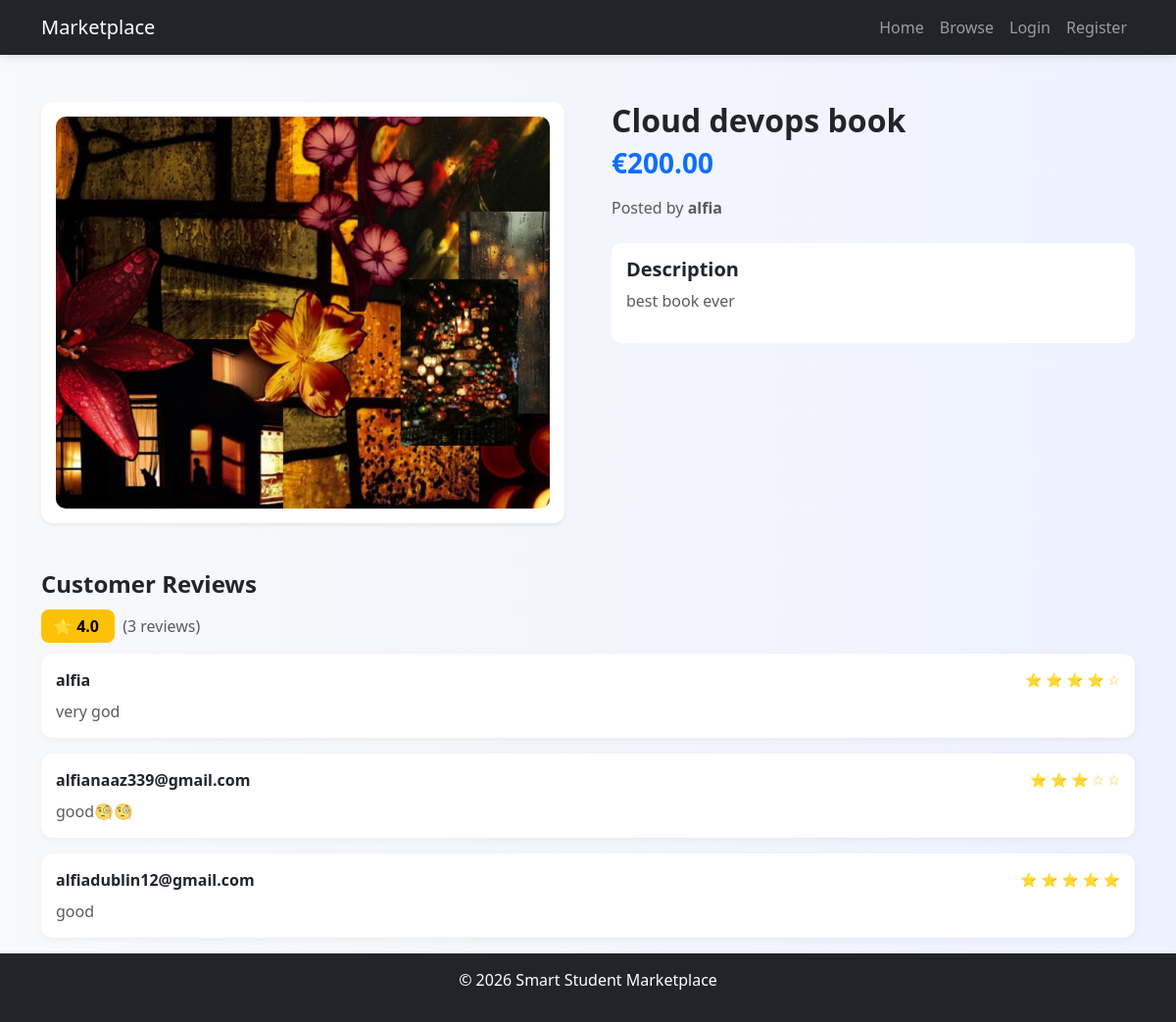
The app's page /listing/1/, older data.
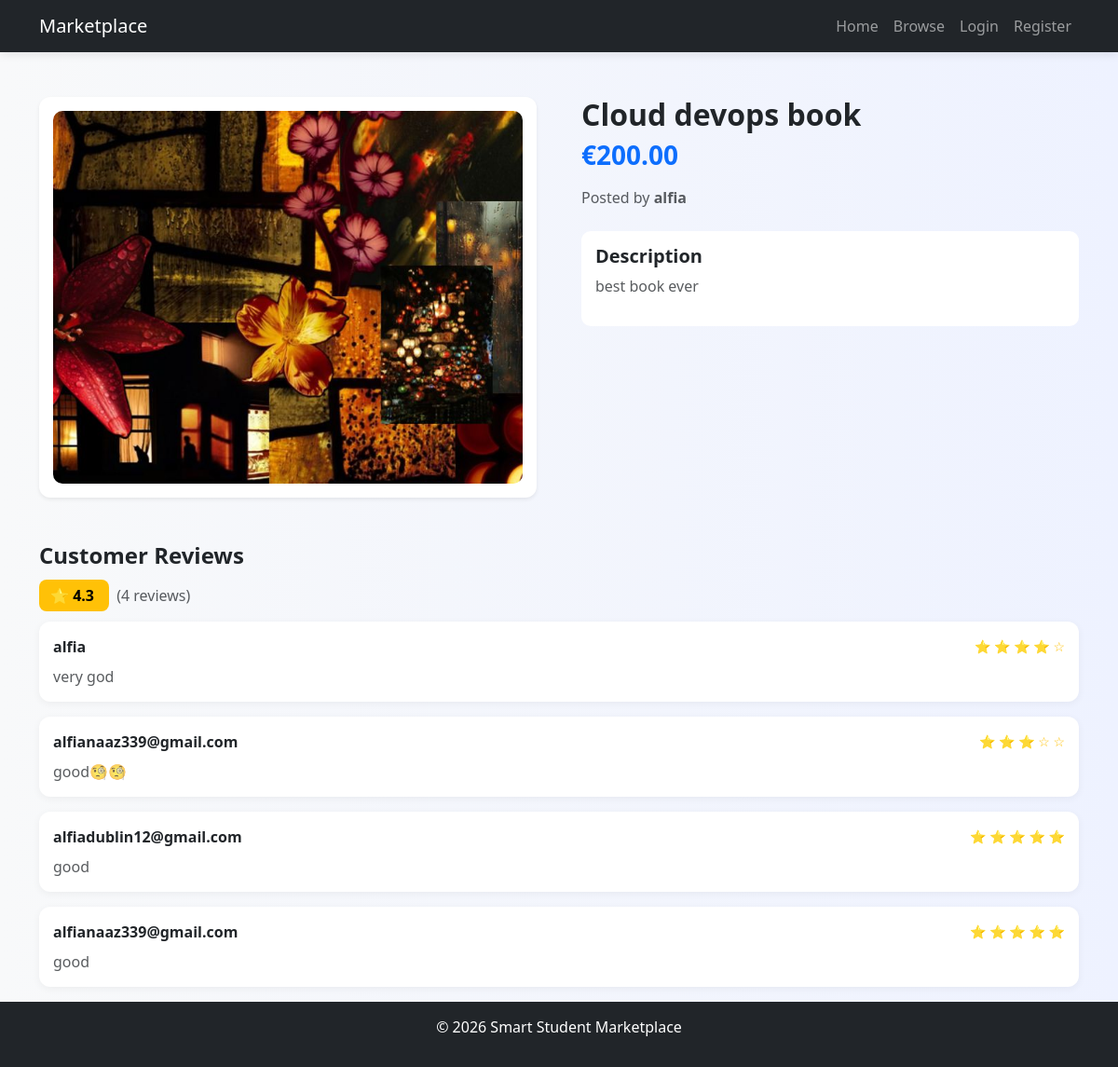
The same page, newer data.
### marketplace/models.py (models this page shows, shortened)
class Listing(models.Model):
    seller = models.ForeignKey(User, on_delete=models.CASCADE)
    title = models.CharField(max_length=200)
    description = models.TextField()
    price = models.DecimalField(max_digits=10, decimal_places=2)
    category = models.ForeignKey(Category, on_delete=models.SET_NULL, null=True)
    image = models.ImageField(upload_to='listings/', null=True, blank=True)
    location = models.CharField(max_length=100, blank=True)
    created_at = models.DateTimeField(auto_now_add=True)

class Review(models.Model):
    reviewer = models.ForeignKey(User, on_delete=models.CASCADE)
    listing = models.ForeignKey(Listing, on_delete=models.CASCADE, related_name='reviews')
    rating = models.IntegerField()
    comment = models.TextField(blank=True)
    created_at = models.DateTimeField(auto_now_add=True)

### marketplace/views.py (the view)
# urls.py: path('listing/<int:id>/', views.listing_detail, name='listing_detail'),
def listing_detail(request, id):
    listing = get_object_or_404(Listing, id=id)
    reviews = listing.reviews.all()
    avg_rating = reviews.aggregate(Avg('rating'))['rating__avg']
    is_favorited = False
    if request.user.is_authenticated:
        is_favorited = Favorite.objects.filter(
            user=request.user,
            listing=listing
        ).exists()
    return render(request, 'marketplace/detail.html', {
        'listing': listing,
        'reviews': reviews,
        'avg_rating': avg_rating,
        'is_favorited': is_favorited
    })

### templates/marketplace/detail.html (shortened to what this page needs)
{% extends 'base.html' %}
{% block content %}
<div class="container mt-5">
    <div class="row g-5">
        <div class="col-md-6">
            <div class="image-box shadow-sm">
                {% if listing.image %}
                    <img src="{{ listing.image.url }}" class="main-img">
                {% else %}
                    <img src="https://via.placeholder.com/500" class="main-img">
                {% endif %}
            </div>
        </div>
        <div class="col-md-6">
            <h2 class="fw-bold">{{ listing.title }}</h2>
            <h3 class="text-primary fw-bold mb-3">€{{ listing.price }}</h3>
            <p class="text-muted">
                Posted by <strong>{{ listing.seller.username }}</strong>
            </p>
            <div class="description-box mt-4">
                <h5 class="fw-bold mb-2">Description</h5>
                <p class="text-muted">{{ listing.description }}</p>
            </div>
        </div>
    </div>
<div class="mt-5">
    <h4 class="fw-bold mb-3">Customer Reviews</h4>
    {% if avg_rating %}
        <div class="mb-3">
            <span class="rating-badge">
                ⭐ {{ avg_rating|floatformat:1 }}
            </span>
            <span class="text-muted ms-2">
                ({{ reviews|length }} reviews)
            </span>
        </div>
    {% else %}
        <p class="text-muted">No reviews yet</p>
    {% endif %}
    {% for review in reviews %}
        <div class="review-card mb-3">
            <div class="d-flex justify-content-between align-items-center">
                <strong>{{ review.reviewer.username }}</strong>
                <div class="stars">
                    {% for i in "12345" %}
                        {% if forloop.counter <= review.rating %}
                            ⭐
                        {% else %}
                            ☆
                        {% endif %}
                    {% endfor %}
                </div>
            </div>
            <p class="text-muted mt-2 mb-0">
                {{ review.comment }}
            </p>
        </div>
    {% empty %}
        <p class="text-muted">No reviews yet</p>
    {% endfor %}
</div>
</div>
{% endblock %}

### templates/base.html (shortened to what this page needs)
<!DOCTYPE html>
<html lang="en">
<head>
<link href="https://cdn.jsdelivr.net/npm/bootstrap@5.3.3/dist/css/bootstrap.min.css" rel="stylesheet">
</head>
<body>
<nav class="navbar navbar-expand-lg navbar-dark bg-dark">
    <div class="container">
        <a class="navbar-brand" href="/">Marketplace</a>
        <div class="collapse navbar-collapse">
            <ul class="navbar-nav ms-auto">
                <li class="nav-item">
                    <a class="nav-link" href="/">Home</a>
                </li>
                <li class="nav-item">
                    <a class="nav-link" href="/">Browse</a>
                </li>
                {% if user.is_authenticated %}
                    <li class="nav-item">
                        <a class="nav-link" href="{% url 'my_listings' %}">My Listings</a>
                    </li>
                    <li class="nav-item">
                        <span class="nav-link">Hi, {{ user.username }}</span>
                    </li>
                    <li class="nav-item">
                        <a class="nav-link" href="/accounts/logout/">Logout</a>
                    </li>
                {% else %}
                    <li class="nav-item">
                        <a class="nav-link" href="/accounts/login/">Login</a>
                    </li>
                    <li class="nav-item">
                        <a class="nav-link" href="/accounts/register/">Register</a>
                    </li>
                {% endif %}
            </ul>
        </div>
    </div>
</nav>
<main>
{% block content %}{% endblock %}
</main>
<footer class="footer text-center">
    <p>© 2026 Smart Student Marketplace</p>
</footer>
</body>
</html>

### templates/base.html (style rules this page uses)
html, body { height: 100%; }
body { display: flex; flex-direction: column; background: linear-gradient(to right, #f8f9fa, #eef2ff); font-family: 'Segoe UI', sans-serif; }
main { flex: 1; }
.navbar { box-shadow: 0 2px 10px rgba(0,0,0,0.1); }
.footer { background: #212529; color: white; padding: 15px 0; }

### templates/marketplace/detail.html (style rules this page uses)
.image-box { background: #fff; padding: 15px; border-radius: 12px; }
.main-img { width: 100%; height: 400px; object-fit: cover; border-radius: 10px; }
.description-box { background: #fff; padding: 15px; border-radius: 10px; }
.review-card { background: #fff; padding: 15px; border-radius: 10px; box-shadow: 0 2px 8px rgba(0,0,0,0.05); }
.rating-badge { background: #ffc107; color: #000; padding: 6px 12px; border-radius: 8px; font-weight: bold; }
.review-card { background: #fff; padding: 15px; border-radius: 12px; box-shadow: 0 2px 8px rgba(0,0,0,0.05); }
.stars { font-size: 14px; color: #ffc107; }

Row changes from the older to the newer data that the page shows:
added Review: reviewer.username "alfianaaz339@gmail.com", rating 5 (drawn), comment "good"
Text that changed along with them:
{{ avg_rating|floatformat:1 }}: "4.0" → "4.3"
{{ reviews|length }}: "3" → "4"
